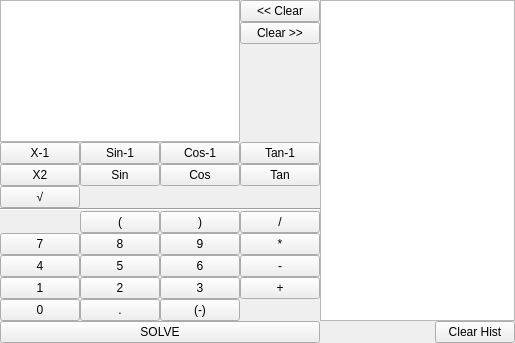
<?xml version="1.0" encoding="UTF-8"?>
<ui version="4.0">
 <class>Form</class>
 <widget class="QWidget" name="Form">
  <property name="geometry">
   <rect>
    <x>0</x>
    <y>0</y>
    <width>515</width>
    <height>343</height>
   </rect>
  </property>
  <property name="windowTitle">
   <string>Form</string>
  </property>
  <layout class="QGridLayout" name="gridLayout">
   <property name="leftMargin">
    <number>0</number>
   </property>
   <property name="topMargin">
    <number>0</number>
   </property>
   <property name="rightMargin">
    <number>0</number>
   </property>
   <property name="bottomMargin">
    <number>0</number>
   </property>
   <property name="spacing">
    <number>0</number>
   </property>
   <item row="0" column="0">
    <layout class="QGridLayout" name="gridLayout_2">
     <item row="4" column="0">
      <widget class="QPushButton" name="pushButton_20">
       <property name="text">
        <string>X2</string>
       </property>
      </widget>
     </item>
     <item row="8" column="2">
      <widget class="QPushButton" name="pushButton_17">
       <property name="text">
        <string>)</string>
       </property>
      </widget>
     </item>
     <item row="10" column="0">
      <widget class="QPushButton" name="pushButton_7">
       <property name="text">
        <string>4</string>
       </property>
      </widget>
     </item>
     <item row="11" column="3">
      <widget class="QPushButton" name="pushButton_10">
       <property name="text">
        <string>+</string>
       </property>
      </widget>
     </item>
     <item row="10" column="3">
      <widget class="QPushButton" name="pushButton_11">
       <property name="text">
        <string>-</string>
       </property>
      </widget>
     </item>
     <item row="0" column="3">
      <widget class="QPushButton" name="pushButton_30">
       <property name="text">
        <string>&lt;&lt; Clear</string>
       </property>
      </widget>
     </item>
     <item row="9" column="3">
      <widget class="QPushButton" name="pushButton_12">
       <property name="text">
        <string>*</string>
       </property>
      </widget>
     </item>
     <item row="11" column="1">
      <widget class="QPushButton" name="pushButton_5">
       <property name="text">
        <string>2</string>
       </property>
      </widget>
     </item>
     <item row="11" column="0">
      <widget class="QPushButton" name="pushButton_4">
       <property name="text">
        <string>1</string>
       </property>
      </widget>
     </item>
     <item row="11" column="2">
      <widget class="QPushButton" name="pushButton_6">
       <property name="text">
        <string>3</string>
       </property>
      </widget>
     </item>
     <item row="10" column="1">
      <widget class="QPushButton" name="pushButton_8">
       <property name="text">
        <string>5</string>
       </property>
      </widget>
     </item>
     <item row="3" column="3">
      <widget class="QPushButton" name="pushButton_27">
       <property name="text">
        <string>Tan-1</string>
       </property>
      </widget>
     </item>
     <item row="12" column="2">
      <widget class="QPushButton" name="pushButton_3">
       <property name="text">
        <string>(-)</string>
       </property>
      </widget>
     </item>
     <item row="9" column="0">
      <widget class="QPushButton" name="pushButton_14">
       <property name="text">
        <string>7</string>
       </property>
      </widget>
     </item>
     <item row="4" column="2">
      <widget class="QPushButton" name="pushButton_23">
       <property name="text">
        <string>Cos</string>
       </property>
      </widget>
     </item>
     <item row="4" column="1">
      <widget class="QPushButton" name="pushButton_22">
       <property name="text">
        <string>Sin</string>
       </property>
      </widget>
     </item>
     <item row="12" column="1">
      <widget class="QPushButton" name="pushButton_2">
       <property name="text">
        <string>.</string>
       </property>
      </widget>
     </item>
     <item row="13" column="0" colspan="4">
      <widget class="QPushButton" name="pushButton_28">
       <property name="text">
        <string>SOLVE</string>
       </property>
      </widget>
     </item>
     <item row="7" column="0" colspan="4">
      <widget class="Line" name="line">
       <property name="orientation">
        <enum>Qt::Horizontal</enum>
       </property>
      </widget>
     </item>
     <item row="10" column="2">
      <widget class="QPushButton" name="pushButton_9">
       <property name="text">
        <string>6</string>
       </property>
      </widget>
     </item>
     <item row="12" column="0">
      <widget class="QPushButton" name="pushButton">
       <property name="text">
        <string>0</string>
       </property>
      </widget>
     </item>
     <item row="8" column="1">
      <widget class="QPushButton" name="pushButton_18">
       <property name="text">
        <string>(</string>
       </property>
      </widget>
     </item>
     <item row="9" column="1">
      <widget class="QPushButton" name="pushButton_15">
       <property name="text">
        <string>8</string>
       </property>
      </widget>
     </item>
     <item row="3" column="0">
      <widget class="QPushButton" name="pushButton_21">
       <property name="text">
        <string>X-1</string>
       </property>
      </widget>
     </item>
     <item row="0" column="4" rowspan="13" colspan="2">
      <widget class="QTextEdit" name="textEdit_2">
       <property name="readOnly">
        <bool>true</bool>
       </property>
      </widget>
     </item>
     <item row="9" column="2">
      <widget class="QPushButton" name="pushButton_16">
       <property name="text">
        <string>9</string>
       </property>
      </widget>
     </item>
     <item row="8" column="3">
      <widget class="QPushButton" name="pushButton_13">
       <property name="text">
        <string>/</string>
       </property>
      </widget>
     </item>
     <item row="3" column="2">
      <widget class="QPushButton" name="pushButton_26">
       <property name="text">
        <string>Cos-1</string>
       </property>
      </widget>
     </item>
     <item row="13" column="4">
      <spacer name="horizontalSpacer">
       <property name="orientation">
        <enum>Qt::Horizontal</enum>
       </property>
       <property name="sizeHint" stdset="0">
        <size>
         <width>40</width>
         <height>20</height>
        </size>
       </property>
      </spacer>
     </item>
     <item row="4" column="3">
      <widget class="QPushButton" name="pushButton_24">
       <property name="text">
        <string>Tan</string>
       </property>
      </widget>
     </item>
     <item row="3" column="1">
      <widget class="QPushButton" name="pushButton_25">
       <property name="text">
        <string>Sin-1</string>
       </property>
      </widget>
     </item>
     <item row="5" column="0">
      <widget class="QPushButton" name="pushButton_19">
       <property name="text">
        <string>√</string>
       </property>
      </widget>
     </item>
     <item row="13" column="5">
      <widget class="QPushButton" name="pushButton_29">
       <property name="text">
        <string>Clear Hist</string>
       </property>
      </widget>
     </item>
     <item row="0" column="0" rowspan="3" colspan="3">
      <widget class="QTextEdit" name="textEdit">
       <property name="readOnly">
        <bool>true</bool>
       </property>
       <property name="html">
        <string>&lt;!DOCTYPE HTML PUBLIC &quot;-//W3C//DTD HTML 4.0//EN&quot; &quot;http://www.w3.org/TR/REC-html40/strict.dtd&quot;&gt;
&lt;html&gt;&lt;head&gt;&lt;meta name=&quot;qrichtext&quot; content=&quot;1&quot; /&gt;&lt;style type=&quot;text/css&quot;&gt;
p, li { white-space: pre-wrap; }
&lt;/style&gt;&lt;/head&gt;&lt;body style=&quot; font-family:'MS Shell Dlg 2'; font-size:8.25pt; font-weight:400; font-style:normal;&quot;&gt;
&lt;p style=&quot;-qt-paragraph-type:empty; margin-top:0px; margin-bottom:0px; margin-left:0px; margin-right:0px; -qt-block-indent:0; text-indent:0px;&quot;&gt;&lt;br /&gt;&lt;/p&gt;&lt;/body&gt;&lt;/html&gt;</string>
       </property>
       <property name="cursorWidth">
        <number>1</number>
       </property>
      </widget>
     </item>
     <item row="1" column="3">
      <widget class="QPushButton" name="pushButton_31">
       <property name="text">
        <string>Clear &gt;&gt;</string>
       </property>
      </widget>
     </item>
    </layout>
   </item>
  </layout>
 </widget>
 <resources/>
 <connections/>
</ui>
